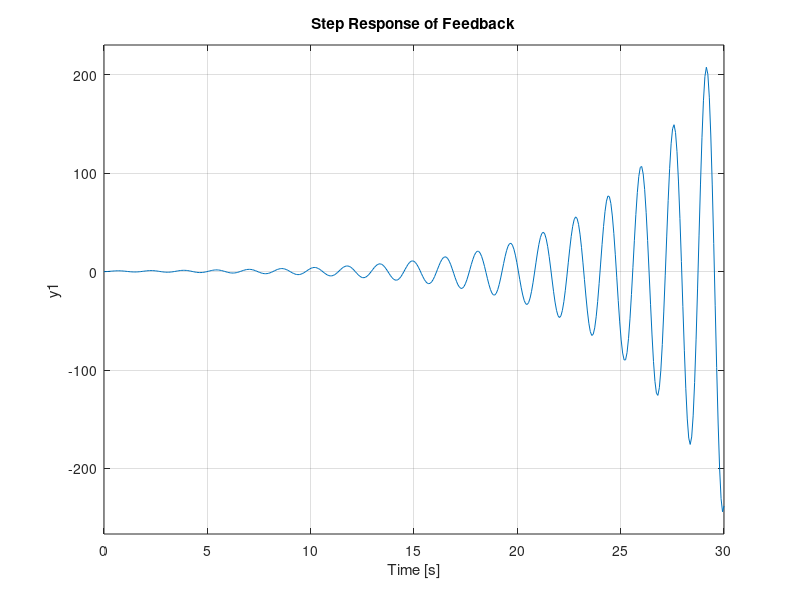

The MATLAB script that drew this image:
num1 = [10];
den1 = [1 2 10];
num2 = [5];
den2 = [1 2];

G1 = tf(num1, den1)
G2 = tf(num2, den2)
G_series = series(G1, G2)
G_parallel = parallel(G1, G2)
G_feedback = feedback(G1, G2)

figure; %plotting strts 
subplot(3,2,1)
step(G1)
title('Step Response of G1')
grid on
subplot(3,2,2)
step(G2)
title('Step Response of G2')
grid on
subplot(3,2,3)
step(G_series)
title('Step Response of Series (G1*G2)')
grid on
subplot(3,2,4)
step(G_parallel)
title('Step Response of Parallel (G1+G2)')
grid on
subplot(3,2,5)
step(G_feedback)
title('Step Response of Feedback')
grid on
